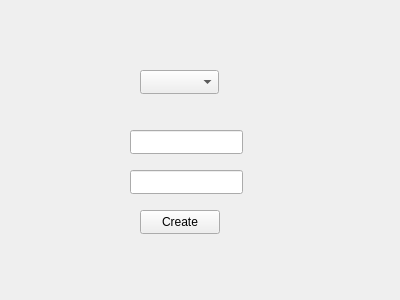
<?xml version="1.0" encoding="UTF-8"?>
<ui version="4.0">
 <class>new_note_window</class>
 <widget class="QWidget" name="new_note_window">
  <property name="geometry">
   <rect>
    <x>0</x>
    <y>0</y>
    <width>400</width>
    <height>300</height>
   </rect>
  </property>
  <property name="windowTitle">
   <string>Form</string>
  </property>
  <widget class="QComboBox" name="comboBox">
   <property name="geometry">
    <rect>
     <x>140</x>
     <y>70</y>
     <width>79</width>
     <height>24</height>
    </rect>
   </property>
  </widget>
  <widget class="QPushButton" name="createButton">
   <property name="geometry">
    <rect>
     <x>140</x>
     <y>210</y>
     <width>80</width>
     <height>24</height>
    </rect>
   </property>
   <property name="text">
    <string>Create</string>
   </property>
  </widget>
  <widget class="QLineEdit" name="new_title">
   <property name="geometry">
    <rect>
     <x>130</x>
     <y>130</y>
     <width>113</width>
     <height>24</height>
    </rect>
   </property>
  </widget>
  <widget class="QLineEdit" name="new_tags_list">
   <property name="geometry">
    <rect>
     <x>130</x>
     <y>170</y>
     <width>113</width>
     <height>24</height>
    </rect>
   </property>
  </widget>
 </widget>
 <resources/>
 <connections/>
</ui>
